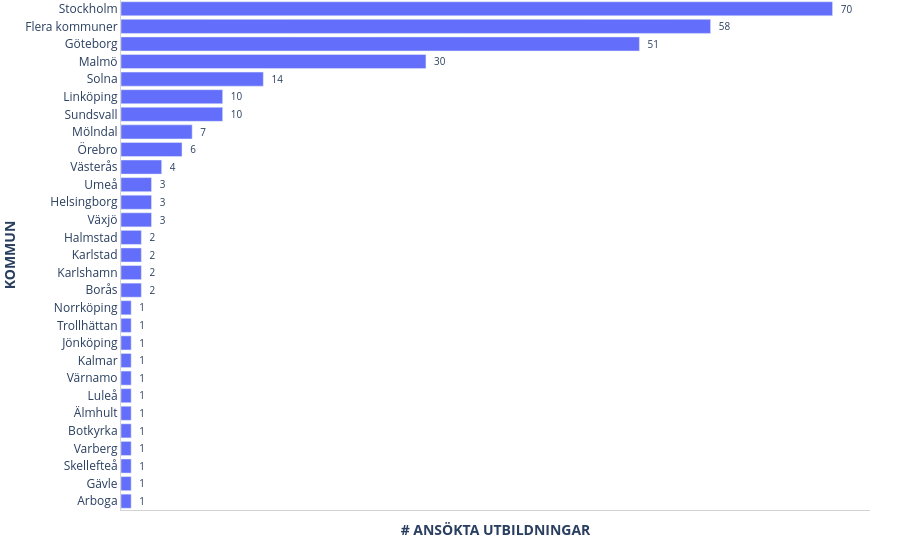

Source (notebook cell):
### Code cell
def create_municipality_bar(df, **options):
    df["Ansökta_label"] = df["Ansökta utbildningar"].apply(
        lambda row: " " * 2 + f"{row}" + " " * 2
    )

    fig = px.bar(
        df,
        y="Kommun",
        x="Ansökta utbildningar",
        text="Ansökta_label",
    )
    fig.update_layout(
        plot_bgcolor="white",
        margin=dict(t=0, l=40, r=30, b=50),
        yaxis=dict(
            autorange="reversed",
            ticklabelposition="outside left",
            showline=True,
            linecolor="lightgray",
            title=dict(text=f"<b>{options.get('ylabel')}</b>"),
        ),
        xaxis=dict(
            linecolor="lightgray",
            showticklabels=False,
            title=f"<b>{options.get('xlabel')}</b>",
        ),
    )

    fig.update_traces(
        textposition="outside",
        hovertemplate="<b>%{y}</b><br>Ansökta utbildningar: %{x}",
    )

    return fig


create_municipality_bar(
    df_municipality, xlabel="# ANSÖKTA UTBILDNINGAR", ylabel="KOMMUN"
)

### Figure 1 — Plotly figure (JSON) as saved in the notebook; plotly's stock layout.template omitted (floating-point values rounded to 4 significant figures)
{"data": [{"hovertemplate": "<b>%{y}</b><br>Ansökta utbildningar: %{x}", "legendgroup": "", "marker": {"color": "#636efa", "pattern": {"shape": ""}}, "name": "", "orientation": "h", "showlegend": false, "text": ["  70  ", "  58  ", "  51  ", "  30  ", "  14  ", "  10  ", "  10  ", "  7  ", "  6  ", "  4  ", "  3  ", "  3  ", "  3  ", "  2  ", "  2  ", "  2  ", "  2  ", "  1  ", "  1  ", "  1  ", "  1  ", "  1  ", "  1  ", "  1  ", "  1  ", "  1  ", "  1  ", "  1  ", "  1  "], "textposition": "outside", "type": "bar", "x": [70, 58, 51, 30, 14, 10, 10, 7, 6, 4, 3, 3, 3, 2, 2, 2, 2, 1, 1, 1, 1, 1, 1, 1, 1, 1, 1, 1, 1], "xaxis": "x", "y": ["Stockholm", "Flera kommuner", "Göteborg", "Malmö", "Solna", "Linköping", "Sundsvall", "Mölndal", "Örebro", "Västerås", "Umeå", "Helsingborg", "Växjö", "Halmstad", "Karlstad", "Karlshamn", "Borås", "Norrköping", "Trollhättan", "Jönköping", "Kalmar", "Värnamo", "Luleå", "Älmhult", "Botkyrka", "Varberg", "Skellefteå", "Gävle", "Arboga"], "yaxis": "y"}], "layout": {"barmode": "relative", "legend": {"tracegroupgap": 0}, "margin": {"b": 50, "l": 40, "r": 30, "t": 0}, "plot_bgcolor": "white", "xaxis": {"anchor": "y", "domain": [0, 1], "linecolor": "lightgray", "showticklabels": false, "title": {"text": "<b># ANSÖKTA UTBILDNINGAR</b>"}}, "yaxis": {"anchor": "x", "autorange": "reversed", "domain": [0, 1], "linecolor": "lightgray", "showline": true, "ticklabelposition": "outside left", "title": {"text": "<b>KOMMUN</b>"}}}}
